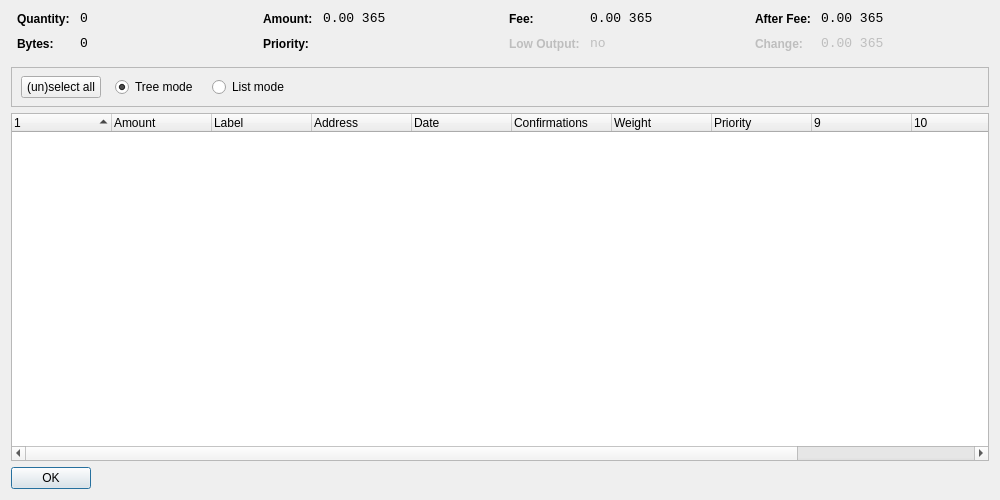
<?xml version="1.0" encoding="UTF-8"?>
<ui version="4.0">
 <class>CoinControlDialog</class>
 <widget class="QWidget" name="CoinControlDialog">
  <property name="geometry">
   <rect>
    <x>0</x>
    <y>0</y>
    <width>1000</width>
    <height>500</height>
   </rect>
  </property>
  <property name="windowTitle">
   <string>Coin Control</string>
  </property>
  <layout class="QVBoxLayout" name="verticalLayout">
   <item>
    <layout class="QHBoxLayout" name="horizontalLayoutTop" stretch="0,0,0,0">
     <property name="topMargin">
      <number>0</number>
     </property>
     <property name="bottomMargin">
      <number>10</number>
     </property>
     <item>
      <layout class="QFormLayout" name="formLayoutCoinControl1">
       <property name="horizontalSpacing">
        <number>10</number>
       </property>
       <property name="verticalSpacing">
        <number>10</number>
       </property>
       <property name="leftMargin">
        <number>6</number>
       </property>
       <property name="rightMargin">
        <number>6</number>
       </property>
       <item row="0" column="0">
        <widget class="QLabel" name="labelCoinControlQuantityText">
         <property name="styleSheet">
          <string notr="true">font-weight:bold;</string>
         </property>
         <property name="text">
          <string>Quantity:</string>
         </property>
        </widget>
       </item>
       <item row="0" column="1">
        <widget class="QLabel" name="labelCoinControlQuantity">
         <property name="font">
          <font>
           <family>Monospace</family>
           <pointsize>10</pointsize>
          </font>
         </property>
         <property name="cursor">
          <cursorShape>IBeamCursor</cursorShape>
         </property>
         <property name="contextMenuPolicy">
          <enum>Qt::ActionsContextMenu</enum>
         </property>
         <property name="text">
          <string notr="true">0</string>
         </property>
         <property name="textInteractionFlags">
          <set>Qt::LinksAccessibleByMouse|Qt::TextSelectableByKeyboard|Qt::TextSelectableByMouse</set>
         </property>
        </widget>
       </item>
       <item row="1" column="0">
        <widget class="QLabel" name="labelCoinControlBytesText">
         <property name="styleSheet">
          <string notr="true">font-weight:bold;</string>
         </property>
         <property name="text">
          <string>Bytes:</string>
         </property>
        </widget>
       </item>
       <item row="1" column="1">
        <widget class="QLabel" name="labelCoinControlBytes">
         <property name="font">
          <font>
           <family>Monospace</family>
           <pointsize>10</pointsize>
          </font>
         </property>
         <property name="cursor">
          <cursorShape>IBeamCursor</cursorShape>
         </property>
         <property name="contextMenuPolicy">
          <enum>Qt::ActionsContextMenu</enum>
         </property>
         <property name="text">
          <string notr="true">0</string>
         </property>
         <property name="textInteractionFlags">
          <set>Qt::LinksAccessibleByMouse|Qt::TextSelectableByKeyboard|Qt::TextSelectableByMouse</set>
         </property>
        </widget>
       </item>
      </layout>
     </item>
     <item>
      <layout class="QFormLayout" name="formLayoutCoinControl2">
       <property name="horizontalSpacing">
        <number>10</number>
       </property>
       <property name="verticalSpacing">
        <number>10</number>
       </property>
       <property name="leftMargin">
        <number>6</number>
       </property>
       <property name="rightMargin">
        <number>6</number>
       </property>
       <item row="0" column="0">
        <widget class="QLabel" name="labelCoinControlAmountText">
         <property name="styleSheet">
          <string notr="true">font-weight:bold;</string>
         </property>
         <property name="text">
          <string>Amount:</string>
         </property>
        </widget>
       </item>
       <item row="0" column="1">
        <widget class="QLabel" name="labelCoinControlAmount">
         <property name="font">
          <font>
           <family>Monospace</family>
           <pointsize>10</pointsize>
          </font>
         </property>
         <property name="cursor">
          <cursorShape>IBeamCursor</cursorShape>
         </property>
         <property name="contextMenuPolicy">
          <enum>Qt::ActionsContextMenu</enum>
         </property>
         <property name="text">
          <string notr="true">0.00 365</string>
         </property>
         <property name="textInteractionFlags">
          <set>Qt::LinksAccessibleByMouse|Qt::TextSelectableByKeyboard|Qt::TextSelectableByMouse</set>
         </property>
        </widget>
       </item>
       <item row="1" column="0">
        <widget class="QLabel" name="labelCoinControlPriorityText">
         <property name="styleSheet">
          <string notr="true">font-weight:bold;</string>
         </property>
         <property name="text">
          <string>Priority:</string>
         </property>
        </widget>
       </item>
       <item row="1" column="1">
        <widget class="QLabel" name="labelCoinControlPriority">
         <property name="font">
          <font>
           <family>Monospace</family>
           <pointsize>10</pointsize>
          </font>
         </property>
         <property name="cursor">
          <cursorShape>IBeamCursor</cursorShape>
         </property>
         <property name="contextMenuPolicy">
          <enum>Qt::ActionsContextMenu</enum>
         </property>
         <property name="text">
          <string/>
         </property>
         <property name="textInteractionFlags">
          <set>Qt::LinksAccessibleByMouse|Qt::TextSelectableByKeyboard|Qt::TextSelectableByMouse</set>
         </property>
        </widget>
       </item>
      </layout>
     </item>
     <item>
      <layout class="QFormLayout" name="formLayoutCoinControl3">
       <property name="horizontalSpacing">
        <number>10</number>
       </property>
       <property name="verticalSpacing">
        <number>10</number>
       </property>
       <property name="leftMargin">
        <number>6</number>
       </property>
       <property name="rightMargin">
        <number>6</number>
       </property>
       <item row="0" column="0">
        <widget class="QLabel" name="labelCoinControlFeeText">
         <property name="styleSheet">
          <string notr="true">font-weight:bold;</string>
         </property>
         <property name="text">
          <string>Fee:</string>
         </property>
        </widget>
       </item>
       <item row="0" column="1">
        <widget class="QLabel" name="labelCoinControlFee">
         <property name="font">
          <font>
           <family>Monospace</family>
           <pointsize>10</pointsize>
          </font>
         </property>
         <property name="cursor">
          <cursorShape>IBeamCursor</cursorShape>
         </property>
         <property name="contextMenuPolicy">
          <enum>Qt::ActionsContextMenu</enum>
         </property>
         <property name="text">
          <string notr="true">0.00 365</string>
         </property>
         <property name="textInteractionFlags">
          <set>Qt::LinksAccessibleByMouse|Qt::TextSelectableByKeyboard|Qt::TextSelectableByMouse</set>
         </property>
        </widget>
       </item>
       <item row="1" column="0">
        <widget class="QLabel" name="labelCoinControlLowOutputText">
         <property name="enabled">
          <bool>false</bool>
         </property>
         <property name="styleSheet">
          <string notr="true">font-weight:bold;</string>
         </property>
         <property name="text">
          <string>Low Output:</string>
         </property>
        </widget>
       </item>
       <item row="1" column="1">
        <widget class="QLabel" name="labelCoinControlLowOutput">
         <property name="enabled">
          <bool>false</bool>
         </property>
         <property name="font">
          <font>
           <family>Monospace</family>
           <pointsize>10</pointsize>
          </font>
         </property>
         <property name="cursor">
          <cursorShape>IBeamCursor</cursorShape>
         </property>
         <property name="contextMenuPolicy">
          <enum>Qt::ActionsContextMenu</enum>
         </property>
         <property name="text">
          <string>no</string>
         </property>
         <property name="textInteractionFlags">
          <set>Qt::LinksAccessibleByMouse|Qt::TextSelectableByKeyboard|Qt::TextSelectableByMouse</set>
         </property>
        </widget>
       </item>
      </layout>
     </item>
     <item>
      <layout class="QFormLayout" name="formLayoutCoinControl4">
       <property name="horizontalSpacing">
        <number>10</number>
       </property>
       <property name="verticalSpacing">
        <number>10</number>
       </property>
       <property name="leftMargin">
        <number>6</number>
       </property>
       <property name="rightMargin">
        <number>6</number>
       </property>
       <item row="0" column="0">
        <widget class="QLabel" name="labelCoinControlAfterFeeText">
         <property name="styleSheet">
          <string notr="true">font-weight:bold;</string>
         </property>
         <property name="text">
          <string>After Fee:</string>
         </property>
        </widget>
       </item>
       <item row="0" column="1">
        <widget class="QLabel" name="labelCoinControlAfterFee">
         <property name="font">
          <font>
           <family>Monospace</family>
           <pointsize>10</pointsize>
          </font>
         </property>
         <property name="cursor">
          <cursorShape>IBeamCursor</cursorShape>
         </property>
         <property name="contextMenuPolicy">
          <enum>Qt::ActionsContextMenu</enum>
         </property>
         <property name="text">
          <string notr="true">0.00 365</string>
         </property>
         <property name="textInteractionFlags">
          <set>Qt::LinksAccessibleByMouse|Qt::TextSelectableByKeyboard|Qt::TextSelectableByMouse</set>
         </property>
        </widget>
       </item>
       <item row="1" column="0">
        <widget class="QLabel" name="labelCoinControlChangeText">
         <property name="enabled">
          <bool>false</bool>
         </property>
         <property name="styleSheet">
          <string notr="true">font-weight:bold;</string>
         </property>
         <property name="text">
          <string>Change:</string>
         </property>
        </widget>
       </item>
       <item row="1" column="1">
        <widget class="QLabel" name="labelCoinControlChange">
         <property name="enabled">
          <bool>false</bool>
         </property>
         <property name="font">
          <font>
           <family>Monospace</family>
           <pointsize>10</pointsize>
          </font>
         </property>
         <property name="cursor">
          <cursorShape>IBeamCursor</cursorShape>
         </property>
         <property name="contextMenuPolicy">
          <enum>Qt::ActionsContextMenu</enum>
         </property>
         <property name="text">
          <string notr="true">0.00 365</string>
         </property>
         <property name="textInteractionFlags">
          <set>Qt::LinksAccessibleByMouse|Qt::TextSelectableByKeyboard|Qt::TextSelectableByMouse</set>
         </property>
        </widget>
       </item>
      </layout>
     </item>
    </layout>
   </item>
   <item>
    <widget class="QFrame" name="frame">
     <property name="minimumSize">
      <size>
       <width>0</width>
       <height>40</height>
      </size>
     </property>
     <property name="frameShape">
      <enum>QFrame::StyledPanel</enum>
     </property>
     <property name="frameShadow">
      <enum>QFrame::Sunken</enum>
     </property>
     <widget class="QWidget" name="horizontalLayoutWidget">
      <property name="geometry">
       <rect>
        <x>10</x>
        <y>0</y>
        <width>781</width>
        <height>41</height>
       </rect>
      </property>
      <layout class="QHBoxLayout" name="horizontalLayoutPanel" stretch="0,0,0,0">
       <property name="spacing">
        <number>14</number>
       </property>
       <item>
        <widget class="QPushButton" name="pushButtonSelectAll">
         <property name="sizePolicy">
          <sizepolicy hsizetype="Maximum" vsizetype="Fixed">
           <horstretch>0</horstretch>
           <verstretch>0</verstretch>
          </sizepolicy>
         </property>
         <property name="text">
          <string>(un)select all</string>
         </property>
        </widget>
       </item>
       <item>
        <widget class="QRadioButton" name="radioTreeMode">
         <property name="sizePolicy">
          <sizepolicy hsizetype="Maximum" vsizetype="Fixed">
           <horstretch>0</horstretch>
           <verstretch>0</verstretch>
          </sizepolicy>
         </property>
         <property name="text">
          <string>Tree mode</string>
         </property>
         <property name="checked">
          <bool>true</bool>
         </property>
        </widget>
       </item>
       <item>
        <widget class="QRadioButton" name="radioListMode">
         <property name="sizePolicy">
          <sizepolicy hsizetype="Maximum" vsizetype="Fixed">
           <horstretch>0</horstretch>
           <verstretch>0</verstretch>
          </sizepolicy>
         </property>
         <property name="text">
          <string>List mode</string>
         </property>
        </widget>
       </item>
       <item>
        <spacer name="horizontalSpacer">
         <property name="orientation">
          <enum>Qt::Horizontal</enum>
         </property>
         <property name="sizeHint" stdset="0">
          <size>
           <width>40</width>
           <height>20</height>
          </size>
         </property>
        </spacer>
       </item>
      </layout>
     </widget>
    </widget>
   </item>
   <item>
    <widget class="CoinControlTreeWidget" name="treeWidget">
     <property name="contextMenuPolicy">
      <enum>Qt::CustomContextMenu</enum>
     </property>
     <property name="sortingEnabled">
      <bool>false</bool>
     </property>
     <property name="columnCount">
      <number>12</number>
     </property>
     <attribute name="headerShowSortIndicator" stdset="0">
      <bool>true</bool>
     </attribute>
     <attribute name="headerStretchLastSection">
      <bool>false</bool>
     </attribute>
     <column>
      <property name="text">
       <string/>
      </property>
     </column>
     <column>
      <property name="text">
       <string>Amount</string>
      </property>
     </column>
     <column>
      <property name="text">
       <string>Label</string>
      </property>
     </column>
     <column>
      <property name="text">
       <string>Address</string>
      </property>
     </column>
     <column>
      <property name="text">
       <string>Date</string>
      </property>
     </column>
     <column>
      <property name="text">
       <string>Confirmations</string>
      </property>
      <property name="toolTip">
       <string>Confirmed</string>
      </property>
     </column>
     <column>
      <property name="text">
       <string>Weight</string>
      </property>
     </column>
     <column>
      <property name="text">
       <string>Priority</string>
      </property>
     </column>
     <column>
      <property name="text">
       <string/>
      </property>
     </column>
     <column>
      <property name="text">
       <string/>
      </property>
     </column>
     <column>
      <property name="text">
       <string/>
      </property>
     </column>
     <column>
      <property name="text">
       <string/>
      </property>
     </column>
    </widget>
   </item>
   <item>
    <widget class="QDialogButtonBox" name="buttonBox">
     <property name="sizePolicy">
      <sizepolicy hsizetype="Maximum" vsizetype="Fixed">
       <horstretch>0</horstretch>
       <verstretch>0</verstretch>
      </sizepolicy>
     </property>
     <property name="orientation">
      <enum>Qt::Horizontal</enum>
     </property>
     <property name="standardButtons">
      <set>QDialogButtonBox::Ok</set>
     </property>
    </widget>
   </item>
  </layout>
 </widget>
 <customwidgets>
  <customwidget>
   <class>CoinControlTreeWidget</class>
   <extends>QTreeWidget</extends>
   <header>coincontroltreewidget.h</header>
  </customwidget>
 </customwidgets>
 <resources/>
 <connections/>
</ui>
